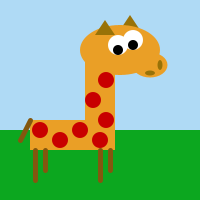
Frame 1 (no input)
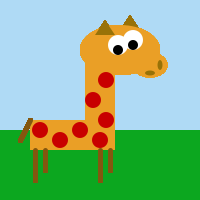
Frame 60 (the mouse pressed at the canvas centre just before this capture)
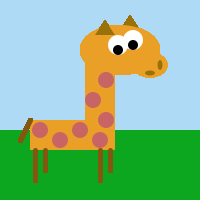
Frame 120 (the mouse held since frame 60 and released just before this capture)

The Processing sketch that drew these frames (run headless with seeded random() and noise(); from frame 60 on, the mouse is pressed at the canvas centre):

// Processing sketch: processing_17460
// ── processing_17460.pde

// carolyn schuetz
// art 497 algorithmic vcd
// lesson one project step 2
// due: 1/11/11


// Program draws an interactive Giraffe. Move the mouse around to change 
// the color of her spots. Click mouse to get her to stick her tongue out
// and release to get her to put her tongue back in her mouth.


// sets up the Avatar's window
void setup() { 
  size(200,200);              // set window size
  smooth();                   // set as smooth
  rectMode(CENTER);           // make the rectangle mode CENTER
  background(175,218,245);    // set background to light blue
  frameRate(60);              // sets frameRate to 60 frames per second
  
  // set scenery
  noStroke();
  fill(12,167,31);
  rect(width/2,height-35,width,70);
}

void draw() {
  
  // draw Giraffe's body + neck
  noStroke();
  fill(234,159,38);
  rect(width/2,height/2,30,100);
  rect((width/2)-30,(height/2)+35,80,30);
  
  // draw one ear to be behind head
  fill(152,114,8);
  triangle((width/2)+20,(height/2)-70,(width/2)+40,(height/2)-70,(width/2)+30,(height/2)-85);
  
  // draw Giraffe's head
  fill(234,159,38);
  ellipse((width/2)+20,(height/2)-50,80,50);
  ellipse((width/2)+50,(height/2)-35,35,25);
  // draw one ear to be in front of head
  fill(152,114,8);
  triangle((width/2)-5,(height/2)-65,(width/2)+15,(height/2)-65,(width/2)+5,(height/2)-80);
  
  // draw Giraffe's eyes
  fill(255,255,255);
  ellipse((width/2)+18,(height/2)-55,20,20);
  ellipse((width/2)+33,(height/2)-60,20,20);
  fill(0,0,0);
  ellipse((width/2)+18,(height/2)-50,10,10);
  ellipse((width/2)+33,(height/2)-55,10,10);
  
  // draw Giraffe's nostrils
  fill(152,114,8);
  ellipse((width/2)+50,(height/2)-27,10,5);
  ellipse((width/2)+60,(height/2)-35,5,10);
  
  // draw Giraffe's spots
  fill(200,mouseX,mouseY);
  ellipse((width/2)-60,(height/2)+30,16,16);
  ellipse((width/2)-20,(height/2)+30,16,16);  
  ellipse((width/2)-40,(height/2)+40,16,16);  
  ellipse((width/2),(height/2)+40,16,16); 
  ellipse((width/2)-7,(height/2),16,16); 
  ellipse((width/2)+6,(height/2)+20,16,16); 
  ellipse((width/2)+6,(height/2)-20,16,16); 

  //draw Giraffe's legs
  strokeWeight(5);
  stroke(131,87,15);
  line((width/2)-65,(height/2)+50,(width/2)-65,(height/2)+80);
  line((width/2)-55,(height/2)+50,(width/2)-55,(height/2)+70);
  line((width/2),(height/2)+50,(width/2),(height/2)+80);
  line((width/2)+10,(height/2)+50,(width/2)+10,(height/2)+70);

  // draw Giraffe's tail
  line((width/2)-70,(height/2)+20,(width/2)-80,(height/2)+40);
}

// when mouse is pressed, Giraffe sticks her tongue out
void mousePressed() {
  noStroke();
  fill(245,101,185);
  ellipse((width/2)+55,(height/2)-20,18,35);
}

// when mouse is released, Giraffe brings her tongue back in
void mouseReleased() {
  background(175,218,245);
  noStroke();
  fill(12,167,31);
  rect(width/2,height-35,width,70);
}

                
